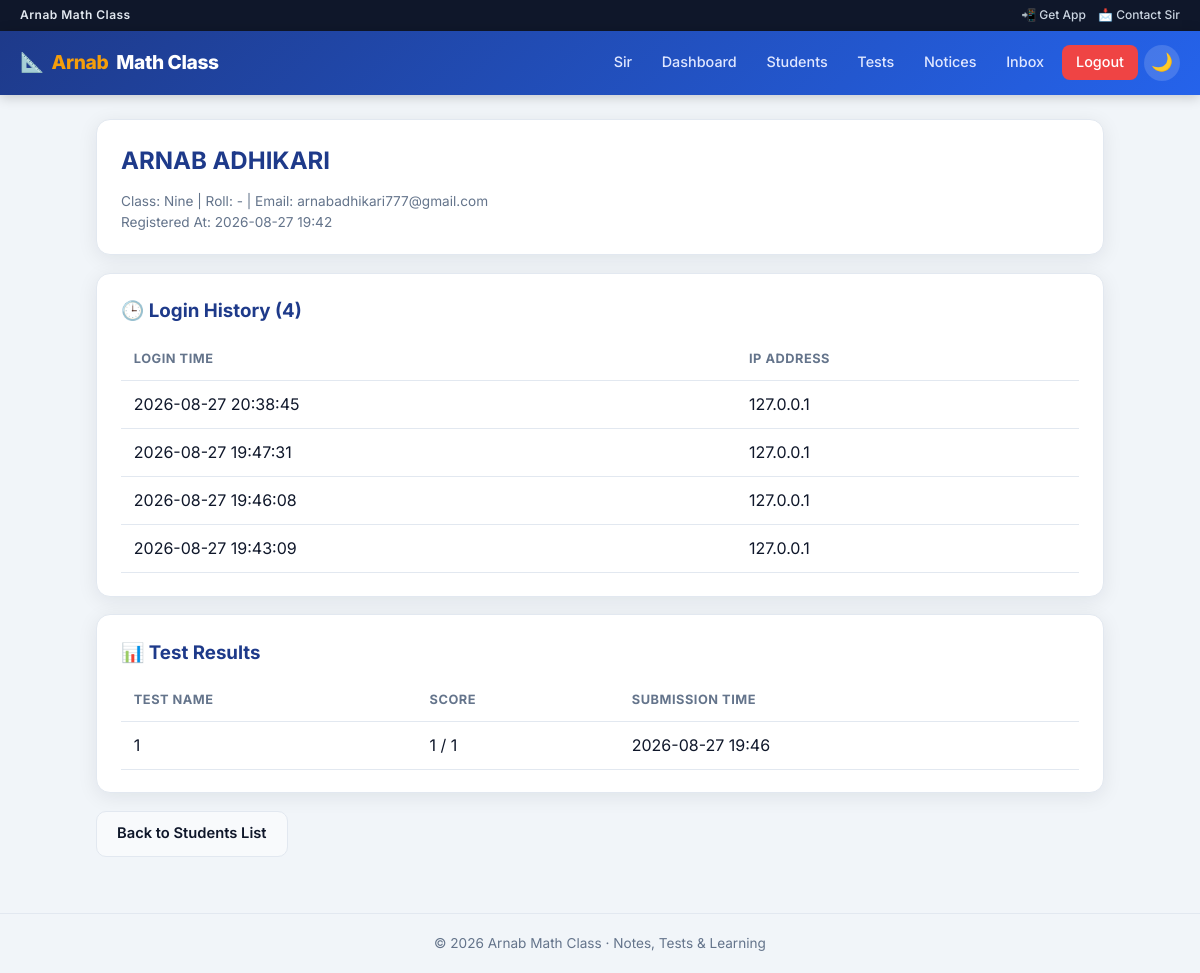
/teacher/student/1/history (signed in), run on the app's committed database.
### tables this page shows
CREATE TABLE students (
            id INTEGER PRIMARY KEY AUTOINCREMENT,
            name TEXT NOT NULL,
            class_name TEXT NOT NULL,
            roll TEXT,
            email TEXT UNIQUE NOT NULL,
            password_hash TEXT NOT NULL,
            is_verified INTEGER DEFAULT 0,
            registered_at TEXT NOT NULL
        , mobile TEXT, admitted_by_teacher INTEGER DEFAULT 0, is_blocked INTEGER DEFAULT 0, notes_internal TEXT);

CREATE TABLE login_history (
            id INTEGER PRIMARY KEY AUTOINCREMENT,
            student_id INTEGER NOT NULL,
            login_time TEXT NOT NULL,
            ip_address TEXT, via_teacher INTEGER DEFAULT 0,
            FOREIGN KEY (student_id) REFERENCES students(id) ON DELETE CASCADE
        );

CREATE TABLE results (
            id INTEGER PRIMARY KEY AUTOINCREMENT,
            test_id INTEGER NOT NULL,
            student_id INTEGER NOT NULL,
            score INTEGER NOT NULL,
            total_marks INTEGER NOT NULL,
            submitted_at TEXT NOT NULL,
            FOREIGN KEY (test_id) REFERENCES tests(id) ON DELETE CASCADE,
            FOREIGN KEY (student_id) REFERENCES students(id) ON DELETE CASCADE
        );

CREATE TABLE tests (
            id INTEGER PRIMARY KEY AUTOINCREMENT,
            title TEXT NOT NULL,
            subject TEXT,
            class_name TEXT,
            duration_minutes INTEGER NOT NULL,
            is_active INTEGER DEFAULT 1,
            created_at TEXT NOT NULL
        );

### app.py (the view)
@app.route("/teacher/student/<int:student_id>/history")
@teacher_login_required
def student_history(student_id):
    with get_db() as conn:
        student = conn.execute("SELECT * FROM students WHERE id=?", (student_id,)).fetchone()
        if not student:
            abort(404)
        history = conn.execute(
            "SELECT * FROM login_history WHERE student_id=? ORDER BY login_time DESC", (student_id,)
        ).fetchall()
        results = conn.execute(
            """SELECT results.*, tests.title AS test_title FROM results
               JOIN tests ON tests.id = results.test_id
               WHERE results.student_id=? ORDER BY results.submitted_at DESC""",
            (student_id,)
        ).fetchall()
    return render_template("student_history.html", student=student, history=history, results=results)

### app.py (called while the page is built, shortened)
def get_db():
    conn = sqlite3.connect(DB_PATH)
    conn.row_factory = sqlite3.Row
    conn.execute("PRAGMA foreign_keys = ON")
    return conn

def get_csrf_token():
    token = session.get("_csrf_token")
    if not token:
        token = secrets.token_urlsafe(32)
        session["_csrf_token"] = token
    return token

@app.before_request
def enforce_https():
    if FORCE_HTTPS and not DEBUG_MODE and not request.is_secure and not _is_local_host():
        return redirect(request.url.replace("http://", "https://", 1), code=301)

@app.before_request
def csrf_protect():
    if request.method not in ("POST", "PUT", "PATCH", "DELETE"):
        return None

@app.after_request
def add_security_headers(resp):
    resp.headers.setdefault("X-Content-Type-Options", "nosniff")
    resp.headers.setdefault("X-Frame-Options", "SAMEORIGIN")
    resp.headers.setdefault("Referrer-Policy", "strict-origin-when-cross-origin")
    resp.headers.setdefault("Permissions-Policy", "camera=(), microphone=(), geolocation=()")
    if FORCE_HTTPS and request.is_secure:
        resp.headers.setdefault("Strict-Transport-Security", "max-age=31536000")
    return resp

@app.before_request
def validate_student_session():
    sid = session.get("student_id")
    if not sid or request.endpoint in (None, "static", "manifest", "service_worker"):
        return None

def teacher_login_required(f):
    @wraps(f)
    def decorated(*args, **kwargs):
        if not session.get("is_teacher"):
            flash("Teacher login is required.", "error")
            return redirect(url_for("teacher_login"))
        return f(*args, **kwargs)
    return decorated

@app.context_processor
def inject_notifications():
    data = {"unread_notif_count": 0, "student_notifications": []}
    sid = session.get("student_id")
    if not sid:
        return data

### templates/student_history.html (shortened to what this page needs)
{% extends "base.html" %}
{% block content %}
<div class="card">
  <h2>{{ student.name }}</h2>
  <p class="helper-text">
    Class: {{ student.class_name }} | Roll: {{ student.roll or '-' }} | Email: {{ student.email }}<br>
    Registered At: {{ student.registered_at[:16].replace('T',' ') }}
  </p>
</div>
<div class="card">
  <h3>🕒 Login History ({{ history|length }})</h3>
  {% if history %}
    <table>
      <tr><th>Login Time</th><th>IP Address</th></tr>
      {% for h in history %}
        <tr>
          <td>{{ h.login_time[:19].replace('T',' ') }}</td>
          <td>{{ h.ip_address }}</td>
        </tr>
      {% endfor %}
    </table>
  {% else %}
    <div class="empty-state">No login history available for this student yet.</div>
  {% endif %}
</div>
<div class="card">
  <h3>📊 Test Results</h3>
  {% if results %}
    <table>
      <tr><th>Test Name</th><th>Score</th><th>Submission Time</th></tr>
      {% for r in results %}
        <tr>
          <td>{{ r.test_title }}</td>
          <td>{{ r.score }} / {{ r.total_marks }}</td>
          <td>{{ r.submitted_at[:16].replace('T',' ') }}</td>
        </tr>
      {% endfor %}
    </table>
  {% else %}
    <div class="empty-state">This student has not attempted any tests yet.</div>
  {% endif %}
</div>
<a class="btn btn-secondary" href="{{ url_for('students_list') }}">Back to Students List</a>
{% endblock %}

### templates/base.html (style rules this page uses)
:root, [data-theme="light"] { --bg: #f1f5f9; --surface: #ffffff; --surface2: #f8fafc; --text: #0f172a; --text-muted: #64748b; --primary: #1e3a8a; --primary-hover: #1e40af; --accent: #f59e0b; --success: #059669; --danger: #dc2626; --border: #e2e8f0; --shadow: 0 4px 20px rgba(15,23,42,0.08); --radius: 14px; --nav-h: 64px; }
* { margin:0; padding:0; box-sizing:border-box; }
html { scroll-behavior: smooth; }
body { font-family: 'Inter', 'Noto Sans Bengali', system-ui, sans-serif; background: var(--bg); color: var(--text); min-height: 100vh; display: flex; flex-direction: column; line-height: 1.55; transition: background .25s, color .25s; }
a { color: inherit; text-decoration: none; }
.card { background: var(--surface); border-radius: var(--radius); padding: 1.4rem 1.5rem; box-shadow: var(--shadow); border: 1px solid var(--border); margin-bottom: 1.1rem; transition: box-shadow .2s; }
.card h2, .card h3 { color: var(--primary); margin-bottom: .75rem; }
.btn { display: inline-flex; align-items: center; gap: .4rem; padding: .65rem 1.25rem; border: none; border-radius: 10px; font-weight: 600; font-size: .92rem; cursor: pointer; transition: transform .12s, background .15s, box-shadow .15s; }
.btn-secondary { background: var(--surface2); color: var(--text); border: 1.5px solid var(--border); }
table { width: 100%; border-collapse: collapse; }
th, td { padding: .7rem .8rem; text-align: left; border-bottom: 1px solid var(--border); }
th { font-size: .8rem; text-transform: uppercase; letter-spacing: .04em; color: var(--text-muted); }
.helper-text { font-size: .85rem; color: var(--text-muted); line-height: 1.5; }

### data on the page
students: name "ARNAB ADHIKARI", class_name "Nine", roll "-", email "arnabadhikari777@gmail.com", registered_at "2026-08-27 19:42"
login_history: login_time "2026-08-27 20:38:45", ip_address "127.0.0.1"
login_history: login_time "2026-08-27 19:47:31", ip_address "127.0.0.1"
login_history: login_time "2026-08-27 19:46:08", ip_address "127.0.0.1"
login_history: login_time "2026-08-27 19:43:09", ip_address "127.0.0.1"
results: test_title "1", score "1", total_marks "1", submitted_at "2026-08-27 19:46"

### other printed values
{{ history|length }} "4"
